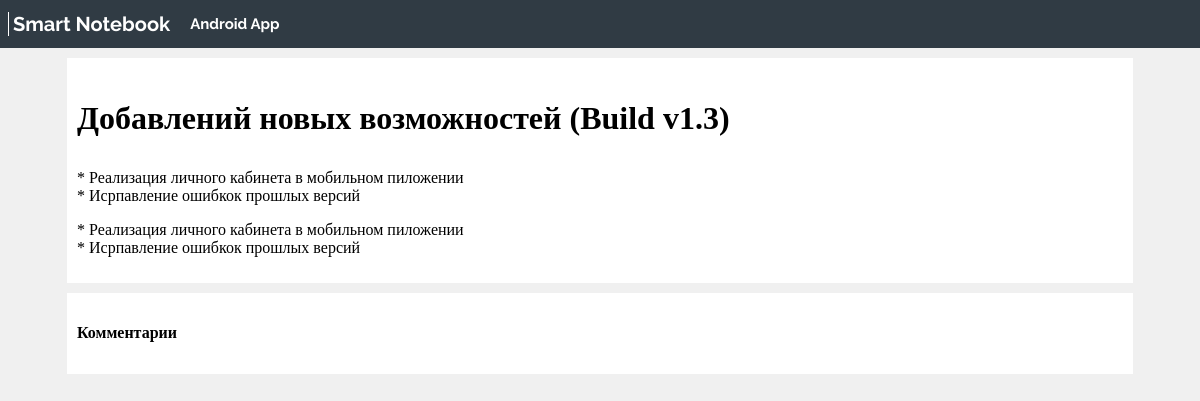
Screenshot of /news/post/12 with the database file from the repository.
### news/models.py (models this page shows, shortened)
class Articles(models.Model):
    title = models.CharField('Название', max_length=150)
    anons = models.TextField('Анонс')
    full_text = models.TextField('Статья')
    date = models.DateField('Дата публикации')
    class Meta:
        verbose_name = 'Новость'
        verbose_name_plural = 'Новости'

### news/views.py (the view)
# urls.py: path('post/<int:pk>', views.NewsDetailViews.as_view(), name='news-detail'),
class NewsDetailViews(DetailView):
    model = Articles
    template_name = 'news/details_news.html'
    context_object_name = 'article'

### news/templates/news/details_news.html (shortened to what this page needs)
{% load static %}
<!DOCTYPE html>
<html lang="ru">
<head>
    <link rel="stylesheet" type="text/css" href="{% static 'news/css/news.css' %}">
    <link rel="stylesheet" type="text/css" href="{% static 'news/css/header.css' %}">
</head>
<body>
    {% include 'main/header.html' %}
    <div class="layout-page">
        <div class="layout-page-width">
            <div class="page">
                <div class="nav">
                    <div class="content">
                        <div class='news_block'>
                            <div>
                                <h1>{{ article.title|linebreaks}}</h1>
                            </div>
                            <div class="post_text">{{ article.anons |linebreaks}}</div>
                            <div class="post_text">{{ article.full_text |linebreaks}}</div>
                        </div>
                    </div>
                    <div class="content">
                        <div>
                            <h4>Комментарии</h4>
                        </div>
                    </div>
                </div>
            </div>
        </div>
    </div>
</body>
</html>

### news/static/news/css/news.css (style rules this page uses)
.layout-page-width { margin: 0 auto; min-width: 320px; }
@media (min-width: 1024px) { .layout-page-width { padding: 0 24px; max-width: 1096px; } }
.page { display: flex; max-width: 1096px; }
.nav { width: 100%; }
.content { flex: 0; background-color: white; margin: 10px 15px 0px 15px; overflow-wrap: break-word; padding: 10px; }

### news/static/news/css/header.css (style rules this page uses)
body { margin: 0; padding: 0; background-color: #f0f0f0; }

### rows the page displays
Articles: title "Добавлений новых возможностей (Build v1.3)", anons "* Реализация личного кабинета в мобильном пиложении * Исрпавление ошибкок прошлых версий", full_text "* Реализация личного кабинета в мобильном пиложении * Исрпавление ошибкок прошлых версий"
